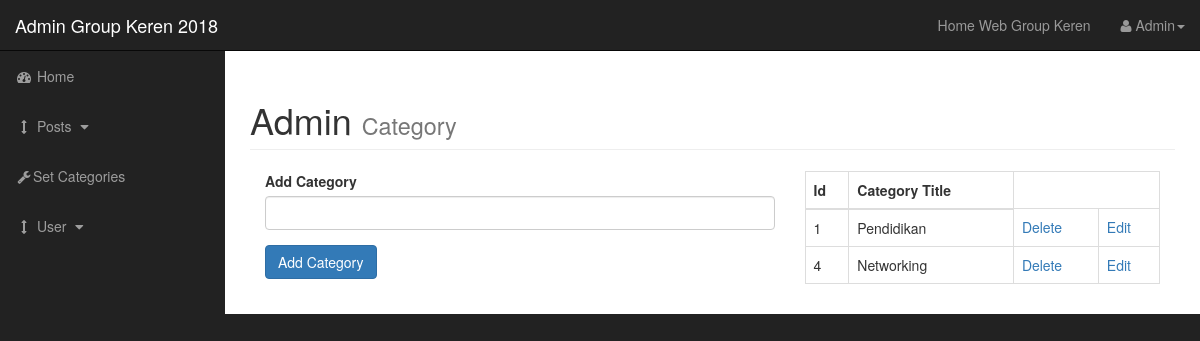
The app's page /admin/categories.php with its own data.
### tables this page shows
CREATE TABLE IF NOT EXISTS `category` (
  `cat_id` int(20) NOT NULL AUTO_INCREMENT,
  `cat_judul` varchar(50) NOT NULL,
  PRIMARY KEY (`cat_id`)
);

### admin/functions.php (the view, shortened to what this page needs)
<?php
function findAllCategories(){
	global $connection;
	$query ="select * from category";
							$select_categories = mysqli_query($connection,$query);
							while($row = mysqli_fetch_assoc($select_categories)){
							$cat_id = $row['cat_id'];
							$cat_judul = $row['cat_judul'];
							echo"<tr>";
								echo"<td>{$cat_id}</td>";
								echo"<td>{$cat_judul}</td>";
								echo"<td><a href='categories.php?delete={$cat_id}'>Delete</a></td>";
								echo"<td><a href='categories.php?edit={$cat_id}'>Edit</a></td>";
							echo"</tr>";
					}
}
?>

### admin/css/sb-admin.css (style rules this page uses)
body { margin-top: 100px; background-color: #222; }
@media (min-width:768px) { body { margin-top: 50px; } }

### records on screen
category: cat_id "1", cat_judul "Pendidikan"
category: cat_id "4", cat_judul "Networking"
